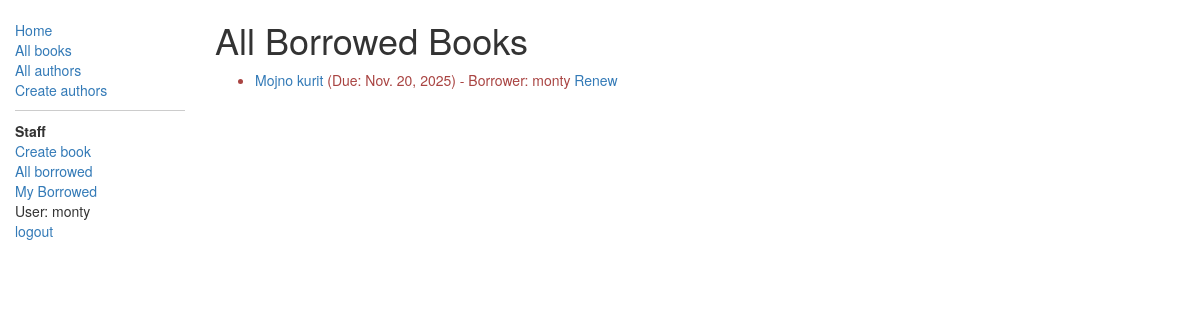
Before: /catalog/all-borrowed/ (signed in) with the older database file.
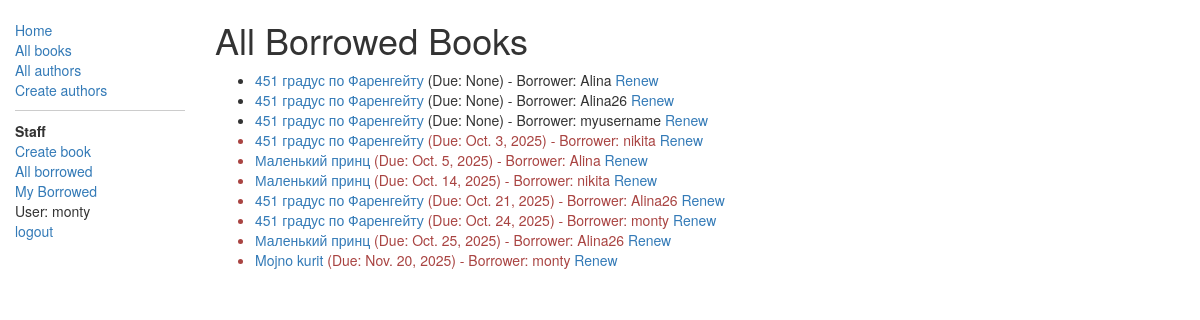
After: the same page with the newer database file.
### catalog/models.py (models this page shows, shortened)
class BookInstance(models.Model):
    objects = None
    borrower = models.ForeignKey(User, on_delete=models.SET_NULL, null=True, blank=True)
    class Meta:
        permissions = (("can_mark_returned", "Set book as returned"),)
    @property
    def is_overdue(self):
        if self.due_back and date.today() > self.due_back:
            return True
        return False
    """
    Model representing a specific copy of a book (i.e. that can be borrowed from the library).
    """
    id = models.UUIDField(primary_key=True, default=uuid.uuid4, help_text="Unique ID for this particular book across whole library")
    book = models.ForeignKey('Book', on_delete=models.SET_NULL, null=True)
    imprint = models.CharField(max_length=200)
    due_back = models.DateField(null=True, blank=True)
    LOAN_STATUS = (
        ('m', 'Maintenance'),
        ('o', 'On loan'),
        ('a', 'Available'),
        ('r', 'Reserved'),
    )
    status = models.CharField(max_length=1, choices=LOAN_STATUS, blank=True, default='m', help_text='Book availability')
    class Meta:
        ordering = ["due_back"]

class Book(models.Model):
    title = models.CharField(max_length=200)
    author = models.ForeignKey('Author', on_delete=models.SET_NULL, null=True)
    summary = models.TextField(max_length=1000, help_text='Enter a brief description of the book')
    isbn = models.CharField('ISBN', max_length=13,
                            help_text='13 Character <a href="https://www.isbn-international.org/content/what-isbn">ISBN number</a>')
    genre = models.ManyToManyField('Genre', help_text='Select a genre for this book')
    language = models.ForeignKey('Language', on_delete=models.SET_NULL, null=True)

### catalog/views.py (the view)
# urls.py: path('all-borrowed/', views.AllBorrowedBooksListView.as_view(), name='all-borrowed'),
class AllBorrowedBooksListView(PermissionRequiredMixin, generic.ListView):
    permission_required = 'catalog.can_mark_returned'
    template_name = 'catalog/bookinstance_list_all_borrowed.html'
    context_object_name = 'bookinstance_list'
    def get_queryset(self):
        return BookInstance.objects.filter(status__exact='o').select_related('book', 'borrower').order_by('due_back')

### catalog/templates/catalog/bookinstance_list_all_borrowed.html
{% extends "base_generic.html" %}
{% block content %}
    <h1>All Borrowed Books</h1>
    {% if bookinstance_list %}
    <ul>
      {% for bookinst in bookinstance_list %}
      <li class="{% if bookinst.is_overdue %}text-danger{% endif %}">
        <a href="{% url 'book-detail' bookinst.book.pk %}">{{ bookinst.book.title }}</a>
        (Due: {{ bookinst.due_back }})
        - Borrower: {{ bookinst.borrower.get_username|default:"Unknown" }}
        {% if user.is_staff %}
            <a href="{% url 'renew-book-librarian' bookinst.id %}">Renew</a>
        {% endif %}
      </li>
      {% endfor %}
    </ul>
    {% else %}
      <p>There are no books borrowed.</p>
    {% endif %}
{% endblock %}

### catalog/templates/base_generic.html (shortened to what this page needs)
<!DOCTYPE html>
<html lang="en">
<head>
    <link rel="stylesheet" href="https://maxcdn.bootstrapcdn.com/bootstrap/3.3.7/css/bootstrap.min.css"/>
    {% load static %}
    <link rel="stylesheet" href="{% static 'css/styles.css' %}"/>
</head>
<body>
<div class="container-fluid">
    <div class="row">
        <div class="col-sm-2">
            {% block sidebar %}
                <ul class="sidebar-nav">
                    <li><a href="{% url 'index' %}">Home</a></li>
                    <li><a href="{% url 'books' %}">All books</a></li>
                    <li><a href="{% url 'authors' %}">All authors</a></li>
                    <li><a href="{% url 'author-create' %}">Create authors</a></li>
                    {% if user.is_staff %}
                        <li style="border-top: 1px solid #ccc; margin-top: 10px; padding-top: 10px;">
                            <strong>Staff</strong></li>
                        <li><a href="{% url 'book-create' %}">Create book</a></li>
                        <li><a href="{% url 'all-borrowed' %}">All borrowed</a></li>
                    {% endif %}
                    {% if user.is_authenticated %}
                        <li><a href="{% url 'my-borrowed' %}">My Borrowed</a></li>
                        <li>User: {{ user.get_username }}</li>
                        <form method="post" action="{% url 'logout' %}">
                            <button type="submit" class="link-button">logout</button>
                        </form>
                    {% else %}
                        <li><a href="{% url 'login' %}?next={{ request.path }}">Login</a></li>
                    {% endif %}
                </ul>
            {% endblock %}
        </div>
        <div class="col-sm-10">
            {% block content %}{% endblock %}
        </div>
    </div>
</div>
</body>
</html>

### catalog/static/css/styles.css (style rules this page uses)
.sidebar-nav { margin-top: 20px; padding: 0; list-style: none; }

### catalog/templates/base_generic.html (style rules this page uses)
.link-button { background: none; border: none; color: #337AB7; text-decoration: none; cursor: pointer; padding: 0; font: inherit; }

Changed rows visible on the page:
added BookInstance: book "451 градус по Фаренгейту", due_back "None", borrower.get_username "Alina"
added BookInstance: book "451 градус по Фаренгейту", due_back "None", borrower.get_username "Alina26"
added BookInstance: book "451 градус по Фаренгейту", due_back "None", borrower.get_username "myusername"
added BookInstance: book "451 градус по Фаренгейту", due_back "Oct. 3, 2025", borrower.get_username "nikita"
added BookInstance: book "Маленький принц", due_back "Oct. 5, 2025", borrower.get_username "Alina"
added BookInstance: book "Маленький принц", due_back "Oct. 14, 2025", borrower.get_username "nikita"
added BookInstance: book "451 градус по Фаренгейту", due_back "Oct. 21, 2025", borrower.get_username "Alina26"
added BookInstance: book "451 градус по Фаренгейту", due_back "Oct. 24, 2025", borrower.get_username "monty"
added BookInstance: book "Маленький принц", due_back "Oct. 25, 2025", borrower.get_username "Alina26"
